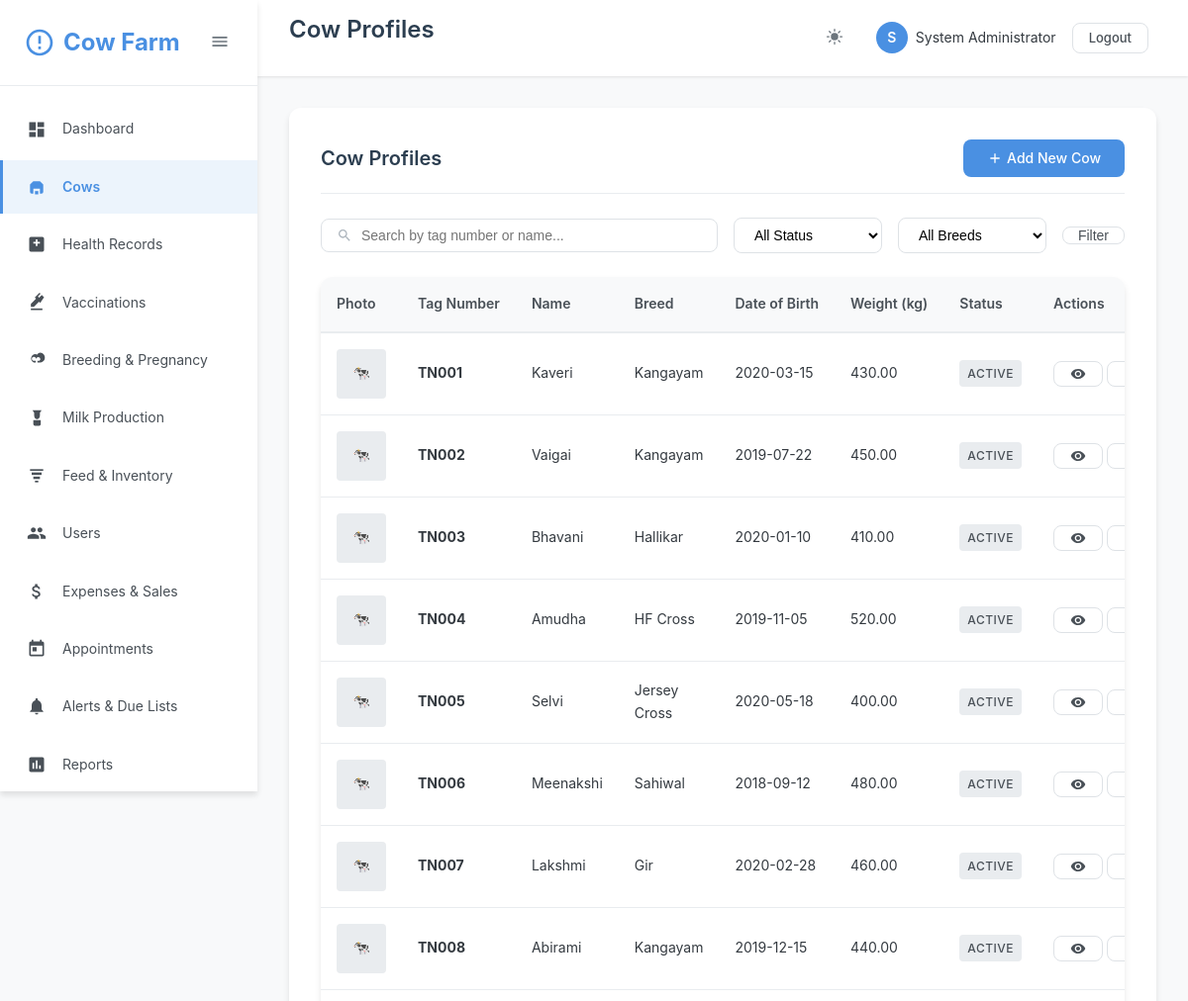
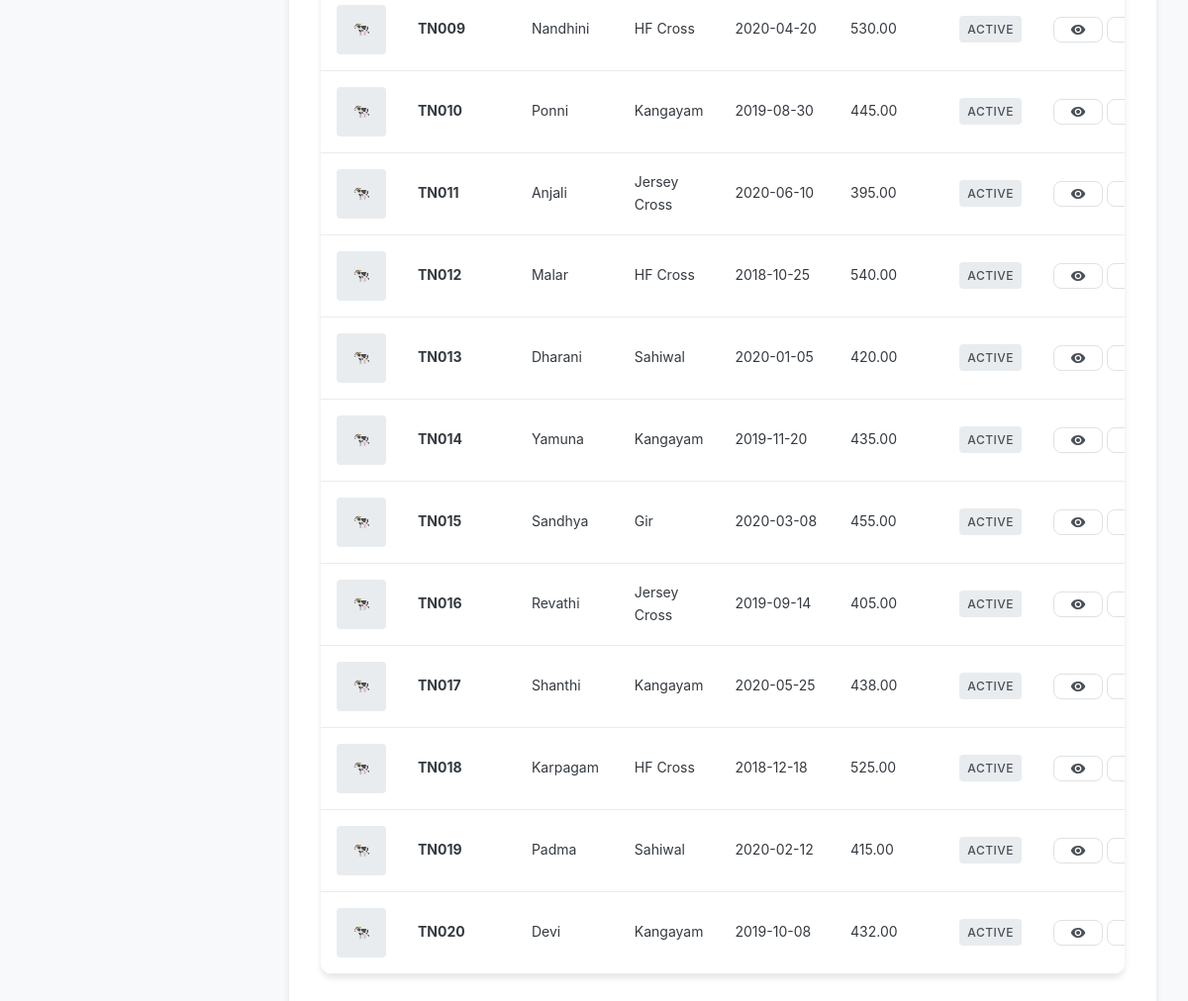
/cows/index.php (signed in), run on the app's committed database (2 pictures, top to bottom).
### tables this page shows
CREATE TABLE IF NOT EXISTS users (
    id INT AUTO_INCREMENT PRIMARY KEY,
    username VARCHAR(50) UNIQUE NOT NULL,
    email VARCHAR(100) UNIQUE NOT NULL,
    password VARCHAR(255) NOT NULL,
    full_name VARCHAR(100) NOT NULL,
    role ENUM('admin', 'vet', 'manager', 'staff') DEFAULT 'staff',
    phone VARCHAR(20),
    status ENUM('active', 'inactive') DEFAULT 'active',
    created_at TIMESTAMP DEFAULT CURRENT_TIMESTAMP,
    updated_at TIMESTAMP DEFAULT CURRENT_TIMESTAMP ON UPDATE CURRENT_TIMESTAMP
);

CREATE TABLE IF NOT EXISTS cows (
    id INT AUTO_INCREMENT PRIMARY KEY,
    tag_number VARCHAR(50) UNIQUE NOT NULL,
    name VARCHAR(100),
    breed VARCHAR(50),
    date_of_birth DATE,
    gender ENUM('male', 'female') NOT NULL,
    weight DECIMAL(8,2),
    color VARCHAR(50),
    photo VARCHAR(255),
    sire_tag VARCHAR(50),
    dam_tag VARCHAR(50),
    purchase_date DATE,
    purchase_price DECIMAL(10,2),
    status ENUM('active', 'sold', 'deceased', 'transferred') DEFAULT 'active',
    notes TEXT,
    created_by INT,
    created_at TIMESTAMP DEFAULT CURRENT_TIMESTAMP,
    updated_at TIMESTAMP DEFAULT CURRENT_TIMESTAMP ON UPDATE CURRENT_TIMESTAMP,
    FOREIGN KEY (created_by) REFERENCES users(id) ON DELETE SET NULL
);

### cows/index.php (the view, shortened to what the rows shown need)
<?php
require_once __DIR__ . '/../classes/Auth.php';
require_once __DIR__ . '/../classes/Database.php';
require_once __DIR__ . '/../classes/Helper.php';
$db = new DBHelper();
$page = isset($_GET['page']) ? (int)$_GET['page'] : 1;
$where = ["1=1"];
$params = [];
$whereClause = implode(' AND ', $where);
$query = "SELECT * FROM cows WHERE $whereClause ORDER BY created_at DESC";
$result = $db->fetchPaginated($query, $params, $page);
$cows = $result['data'];
$pageTitle = 'Cow Profiles';
include __DIR__ . '/../includes/header.php';
?>
<div class="content-area">
    <div class="card">
        <div class="card-header">
            <h2 class="card-title">Cow Profiles</h2>
        </div>
        <div class="card-body">
            <div class="table-container">
                <table class="table">
                    <thead>
                        <tr>
                            <th>Photo</th>
                            <th data-sort="text">Tag Number</th>
                            <th data-sort="text">Name</th>
                            <th data-sort="text">Breed</th>
                            <th data-sort="date">Date of Birth</th>
                            <th data-sort="number">Weight (kg)</th>
                            <th>Status</th>
                            <th>Actions</th>
                        </tr>
                    </thead>
                    <tbody>
                        <?php if (empty($cows)): ?>
                            <tr>
                                <td colspan="8" style="text-align: center; padding: 40px; color: #999;">
                                    No cows found. <a href="<?php echo BASE_URL; ?>cows/add.php">Add your first cow</a>
                                </td>
                            </tr>
                        <?php else: ?>
                            <?php foreach ($cows as $cow): ?>
                                <tr>
                                    <td>
                                        <?php if ($cow['photo']): ?>
                                            <img src="<?php echo BASE_URL . $cow['photo']; ?>"
                                                 alt="<?php echo htmlspecialchars($cow['tag_number']); ?>"
                                                 style="width: 50px; height: 50px; object-fit: cover; border-radius: 4px;">
                                        <?php else: ?>
                                            <div style="width: 50px; height: 50px; background: #e9ecef; border-radius: 4px; display: flex; align-items: center; justify-content: center;">
                                                🐄
                                            </div>
                                        <?php endif; ?>
                                    </td>
                                    <td><strong><?php echo htmlspecialchars($cow['tag_number']); ?></strong></td>
                                    <td><?php echo htmlspecialchars($cow['name'] ?? '-'); ?></td>
                                    <td><?php echo htmlspecialchars($cow['breed'] ?? '-'); ?></td>
                                    <td><?php echo Helper::formatDate($cow['date_of_birth']); ?></td>
                                    <td><?php echo $cow['weight'] ? number_format($cow['weight'], 2) : '-'; ?></td>
                                    <td><?php echo Helper::getStatusBadge($cow['status']); ?></td>
                                    <td>
                                        <div class="table-actions">
                                            <a href="<?php echo BASE_URL; ?>cows/view.php?id=<?php echo $cow['id']; ?>"
                                               class="btn btn-sm btn-outline" title="View">
                                                <svg class="btn-icon" viewBox="0 0 24 24">
                                                    <path d="M12 4.5C7 4.5 2.73 7.61 1 12c1.73 4.39 6 7.5 11 7.5s9.27-3.11 11-7.5c-1.73-4.39-6-7.5-11-7.5zM12 17c-2.76 0-5-2.24-5-5s2.24-5 5-5 5 2.24 5 5-2.24 5-5 5zm0-8c-1.66 0-3 1.34-3 3s1.34 3 3 3 3-1.34 3-3-1.34-3-3-3z"/>
                                                </svg>
                                            </a>
                                            <a href="<?php echo BASE_URL; ?>cows/edit.php?id=<?php echo $cow['id']; ?>"
                                               class="btn btn-sm btn-outline" title="Edit">
                                            </a>
                                        </div>
                                    </td>
                                </tr>
                            <?php endforeach; ?>
                        <?php endif; ?>
                    </tbody>
                </table>
            </div>
        </div>
    </div>
</div>
<?php include __DIR__ . '/../includes/footer.php'; ?>

### includes/header.php (shortened to what the rows shown need)
<?php
require_once __DIR__ . '/../classes/Auth.php';
$auth = new Auth();
$currentUser = $auth->getCurrentUser();
?>
<!DOCTYPE html>
<html lang="en">
<head>
    <link rel="stylesheet" href="<?php echo BASE_URL; ?>assets/css/style.css">
    <link rel="stylesheet" href="<?php echo BASE_URL; ?>assets/css/icons.css">
</head>
<body>
    <?php if ($auth->isLoggedIn()): ?>
    <aside class="sidebar" id="sidebar">
        <div class="sidebar-header">
            <div class="sidebar-logo">
                <svg class="sidebar-logo-icon" viewBox="0 0 24 24">
                    <path d="M12 2C6.48 2 2 6.48 2 12s4.48 10 10 10 10-4.48 10-10S17.52 2 12 2zm0 18c-4.41 0-8-3.59-8-8s3.59-8 8-8 8 3.59 8 8-3.59 8-8 8zm-1-13h2v6h-2zm0 8h2v2h-2z"/>
                </svg>
                <span class="sidebar-menu-text">Cow Farm</span>
            </div>
            <button class="sidebar-toggle" id="sidebarToggle">
                <svg width="20" height="20" viewBox="0 0 24 24" fill="currentColor">
                    <path d="M3 18h18v-2H3v2zm0-5h18v-2H3v2zm0-7v2h18V6H3z"/>
                </svg>
            </button>
        </div>
        <nav>
            <ul class="sidebar-menu">
                <li class="sidebar-menu-item">
                    <a href="<?php echo BASE_URL; ?>dashboard.php" class="sidebar-menu-link <?php echo basename($_SERVER['PHP_SELF']) == 'dashboard.php' ? 'active' : ''; ?>">
                        <svg class="sidebar-menu-icon" viewBox="0 0 24 24">
                            <path d="M3 13h8V3H3v10zm0 8h8v-6H3v6zm10 0h8V11h-8v10zm0-18v6h8V3h-8z"/>
                        </svg>
                        <span class="sidebar-menu-text">Dashboard</span>
                    </a>
                </li>
                <li class="sidebar-menu-item">
                    <a href="<?php echo BASE_URL; ?>cows/index.php" class="sidebar-menu-link <?php echo strpos($_SERVER['PHP_SELF'], 'cows') !== false ? 'active' : ''; ?>">
                        <svg class="sidebar-menu-icon" viewBox="0 0 24 24">
                            <path d="M4 9l4-4h8l4 4v9a2 2 0 0 1-2 2h-2v-6H8v6H6a2 2 0 0 1-2-2V9z"/>
                            <path d="M10 21v-4h4v4"/>
                        </svg>
                        <span class="sidebar-menu-text">Cows</span>
                    </a>
                </li>
                <li class="sidebar-menu-item">
                    <a href="<?php echo BASE_URL; ?>health/index.php" class="sidebar-menu-link <?php echo strpos($_SERVER['PHP_SELF'], 'health') !== false ? 'active' : ''; ?>">
                        <svg class="sidebar-menu-icon" viewBox="0 0 24 24">
                            <path d="M19 3H5A2 2 0 0 0 3 5v14a2 2 0 0 0 2 2h14a2 2 0 0 0 2-2V5a2 2 0 0 0-2-2zm-3 8h-3v3h-2v-3H8V9h3V6h2v3h3z"/>
                        </svg>
                        <span class="sidebar-menu-text">Health Records</span>
                    </a>
                </li>
                <li class="sidebar-menu-item">
                    <a href="<?php echo BASE_URL; ?>health/vaccinations.php" class="sidebar-menu-link <?php echo strpos($_SERVER['PHP_SELF'], 'vaccinations') !== false ? 'active' : ''; ?>">
                        <svg class="sidebar-menu-icon" viewBox="0 0 24 24">
                            <path d="M21 5.5l-2.79-2.8-3.22 3.22-1.42-1.42L16.79 1.3 15.5 0 9.79 5.71l1.42 1.42L5 13.36V17h3.64l6.21-6.21 1.42 1.42L21 5.5z"/>
                            <path d="M5 19h14v2H5z"/>
                        </svg>
                        <span class="sidebar-menu-text">Vaccinations</span>
                    </a>
                </li>
                <li class="sidebar-menu-item">
                    <a href="<?php echo BASE_URL; ?>breeding/index.php" class="sidebar-menu-link <?php echo strpos($_SERVER['PHP_SELF'], 'breeding') !== false ? 'active' : ''; ?>">
                        <svg class="sidebar-menu-icon" viewBox="0 0 24 24">
                            <path d="M16.5 3a4.5 4.5 0 0 0-3.89 2.25A4.5 4.5 0 1 0 8.5 15H11v-2H8.5A2.5 2.5 0 1 1 10.7 9l.8 1.39.8-1.39A2.5 2.5 0 1 1 15.5 13H13v2h2.5A4.5 4.5 0 0 0 16.5 3z"/>
                        </svg>
                        <span class="sidebar-menu-text">Breeding & Pregnancy</span>
                    </a>
                </li>
                <li class="sidebar-menu-item">
                    <a href="<?php echo BASE_URL; ?>milk/index.php" class="sidebar-menu-link <?php echo strpos($_SERVER['PHP_SELF'], 'milk') !== false ? 'active' : ''; ?>">
                        <svg class="sidebar-menu-icon" viewBox="0 0 24 24">
                            <path d="M7 2l2 3v3.5C9 11.43 10.57 13 12.5 13S16 11.43 16 8.5V5l2-3H7z"/>
                            <path d="M8 14h9v5a2 2 0 0 1-2 2H10a2 2 0 0 1-2-2v-5z"/>
                        </svg>
                        <span class="sidebar-menu-text">Milk Production</span>
                    </a>
                </li>
                <li class="sidebar-menu-item">
                    <a href="<?php echo BASE_URL; ?>feed/index.php" class="sidebar-menu-link <?php echo strpos($_SERVER['PHP_SELF'], 'feed') !== false ? 'active' : ''; ?>">
                        <svg class="sidebar-menu-icon" viewBox="0 0 24 24">
                            <path d="M4 4h16v2H4z"/>
                            <path d="M6 8h12v3H6z"/>
                            <path d="M8 13h8v3H8z"/>
                            <path d="M10 18h4v2h-4z"/>
                        </svg>
                        <span class="sidebar-menu-text">Feed & Inventory</span>
                    </a>
                </li>
                <?php if ($auth->hasRole([ROLE_ADMIN, ROLE_MANAGER])): ?>
                <li class="sidebar-menu-item">
                    <a href="<?php echo BASE_URL; ?>users/index.php" class="sidebar-menu-link <?php echo strpos($_SERVER['PHP_SELF'], 'users') !== false ? 'active' : ''; ?>">
                        <span class="sidebar-menu-text">Users</span>
                    </a>
                </li>
                <?php endif; ?>
                <li class="sidebar-menu-item">
                    <a href="<?php echo BASE_URL; ?>expenses/index.php" class="sidebar-menu-link <?php echo strpos($_SERVER['PHP_SELF'], 'expenses') !== false ? 'active' : ''; ?>">
                        <span class="sidebar-menu-text">Expenses & Sales</span>
                    </a>
                </li>
                <li class="sidebar-menu-item">
                    <a href="<?php echo BASE_URL; ?>appointments/index.php" class="sidebar-menu-link <?php echo strpos($_SERVER['PHP_SELF'], 'appointments') !== false ? 'active' : ''; ?>">
                        <svg class="sidebar-menu-icon" viewBox="0 0 24 24">
                            <path d="M19 3h-1V1h-2v2H8V1H6v2H5c-1.11 0-1.99.9-1.99 2L3 19c0 1.1.89 2 2 2h14c1.1 0 2-.9 2-2V5c0-1.1-.9-2-2-2zm0 16H5V8h14v11zM7 10h5v5H7z"/>
                        </svg>
                        <span class="sidebar-menu-text">Appointments</span>
                    </a>
                </li>
                <li class="sidebar-menu-item">
                    <a href="<?php echo BASE_URL; ?>alerts/index.php" class="sidebar-menu-link <?php echo strpos($_SERVER['PHP_SELF'], 'alerts') !== false ? 'active' : ''; ?>">
                        <svg class="sidebar-menu-icon" viewBox="0 0 24 24">
                            <path d="M12 22c1.1 0 2-.9 2-2h-4c0 1.1.89 2 2 2zm6-6v-5c0-3.07-1.64-5.64-4.5-6.32V4c0-.83-.67-1.5-1.5-1.5s-1.5.67-1.5 1.5v.68C7.63 5.36 6 7.92 6 11v5l-2 2v1h16v-1l-2-2z"/>
                        </svg>
                        <span class="sidebar-menu-text">Alerts & Due Lists</span>
                    </a>
                </li>
                <li class="sidebar-menu-item">
                    <a href="<?php echo BASE_URL; ?>reports/index.php" class="sidebar-menu-link <?php echo strpos($_SERVER['PHP_SELF'], 'reports') !== false ? 'active' : ''; ?>">
                        <svg class="sidebar-menu-icon" viewBox="0 0 24 24">
                            <path d="M19 3H5c-1.1 0-2 .9-2 2v14c0 1.1.9 2 2 2h14c1.1 0 2-.9 2-2V5c0-1.1-.9-2-2-2zM9 17H7v-7h2v7zm4 0h-2V7h2v10zm4 0h-2v-4h2v4z"/>
                        </svg>
                        <span class="sidebar-menu-text">Reports</span>
                    </a>
                </li>
            </ul>
        </nav>
    </aside>
    <main class="main-content">
        <header class="header-bar">
            <div>
                <h1 class="header-title"><?php echo isset($pageTitle) ? $pageTitle : 'Dashboard'; ?></h1>
            </div>
            <div class="header-actions">
                <button class="header-btn" data-theme-toggle title="Toggle Dark Mode">
                </button>
                <div class="user-menu">
                    <div class="user-avatar"><?php echo strtoupper(substr($currentUser['full_name'], 0, 1)); ?></div>
                    <span><?php echo htmlspecialchars($currentUser['full_name']); ?></span>
                    <div style="margin-left: 8px;">
                        <a href="<?php echo BASE_URL; ?>logout.php" class="btn btn-sm btn-outline">Logout</a>
                    </div>
                </div>
            </div>
        </header>
    <?php endif; ?>

### classes/Helper.php (shortened to what the rows shown need)
<?php
class Helper {
    public static function formatDate($date, $format = 'Y-m-d') {
        return date($format, strtotime($date));
    }
    public static function getStatusBadge($status) {
        $badges = [
            'active' => '<span class="badge badge-success">Active</span>',
            'inactive' => '<span class="badge badge-danger">Inactive</span>',
            'sold' => '<span class="badge badge-warning">Sold</span>',
            'deceased' => '<span class="badge badge-dark">Deceased</span>',
            'pregnant' => '<span class="badge badge-info">Pregnant</span>',
            'not_pregnant' => '<span class="badge badge-secondary">Not Pregnant</span>',
            'scheduled' => '<span class="badge badge-primary">Scheduled</span>',
            'completed' => '<span class="badge badge-success">Completed</span>',
            'cancelled' => '<span class="badge badge-danger">Cancelled</span>',
            'paid' => '<span class="badge badge-success">Paid</span>',
            'pending' => '<span class="badge badge-warning">Pending</span>',
        ];
        return $badges[$status] ?? '<span class="badge badge-secondary">' . ucfirst($status) . '</span>';
    }
}

### data on the page
users: full_name "S", full_name "System Administrator"
cows: tag_number "TN001", name "Kaveri", breed "Kangayam", date_of_birth "2020-03-15", weight "430.00", status "ACTIVE"
cows: tag_number "TN002", name "Vaigai", breed "Kangayam", date_of_birth "2019-07-22", weight "450.00", status "ACTIVE"
cows: tag_number "TN003", name "Bhavani", breed "Hallikar", date_of_birth "2020-01-10", weight "410.00", status "ACTIVE"
cows: tag_number "TN004", name "Amudha", breed "HF Cross", date_of_birth "2019-11-05", weight "520.00", status "ACTIVE"
cows: tag_number "TN005", name "Selvi", breed "Jersey Cross", date_of_birth "2020-05-18", weight "400.00", status "ACTIVE"
cows: tag_number "TN006", name "Meenakshi", breed "Sahiwal", date_of_birth "2018-09-12", weight "480.00", status "ACTIVE"
cows: tag_number "TN007", name "Lakshmi", breed "Gir", date_of_birth "2020-02-28", weight "460.00", status "ACTIVE"
cows: tag_number "TN008", name "Abirami", breed "Kangayam", date_of_birth "2019-12-15", weight "440.00", status "ACTIVE"
cows: tag_number "TN009", name "Nandhini", breed "HF Cross", date_of_birth "2020-04-20", weight "530.00", status "ACTIVE"
cows: tag_number "TN010", name "Ponni", breed "Kangayam", date_of_birth "2019-08-30", weight "445.00", status "ACTIVE"
cows: tag_number "TN011", name "Anjali", breed "Jersey Cross", date_of_birth "2020-06-10", weight "395.00", status "ACTIVE"
cows: tag_number "TN012", name "Malar", breed "HF Cross", date_of_birth "2018-10-25", weight "540.00", status "ACTIVE"
cows: tag_number "TN013", name "Dharani", breed "Sahiwal", date_of_birth "2020-01-05", weight "420.00", status "ACTIVE"
cows: tag_number "TN014", name "Yamuna", breed "Kangayam", date_of_birth "2019-11-20", weight "435.00", status "ACTIVE"
cows: tag_number "TN015", name "Sandhya", breed "Gir", date_of_birth "2020-03-08", weight "455.00", status "ACTIVE"
cows: tag_number "TN016", name "Revathi", breed "Jersey Cross", date_of_birth "2019-09-14", weight "405.00", status "ACTIVE"
cows: tag_number "TN017", name "Shanthi", breed "Kangayam", date_of_birth "2020-05-25", weight "438.00", status "ACTIVE"
cows: tag_number "TN018", name "Karpagam", breed "HF Cross", date_of_birth "2018-12-18", weight "525.00", status "ACTIVE"
cows: tag_number "TN019", name "Padma", breed "Sahiwal", date_of_birth "2020-02-12", weight "415.00", status "ACTIVE"
cows: tag_number "TN020", name "Devi", breed "Kangayam", date_of_birth "2019-10-08", weight "432.00", status "ACTIVE"

### other printed values
$pageTitle "Cow Profiles"
